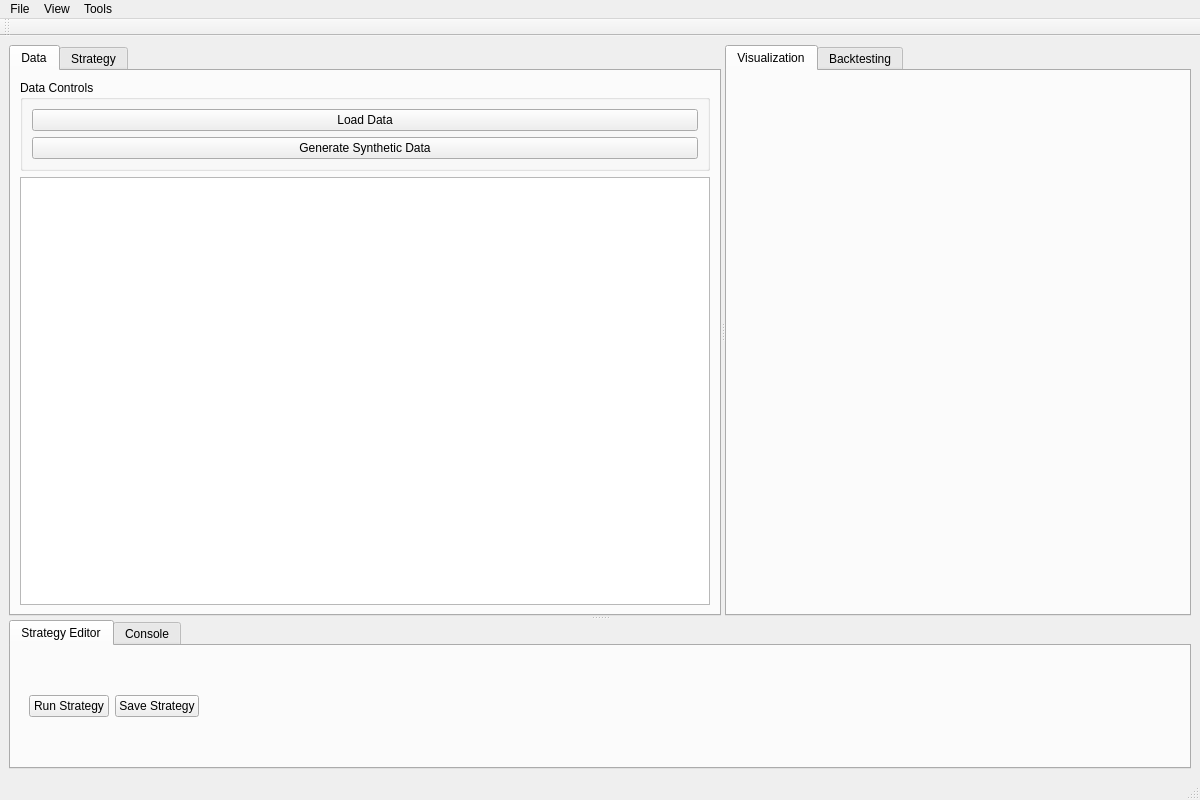
<?xml version="1.0" encoding="UTF-8"?>
<ui version="4.0">
 <class>MainWindow</class>
 <widget class="QMainWindow" name="MainWindow">
  <property name="geometry">
   <rect>
    <x>0</x>
    <y>0</y>
    <width>1200</width>
    <height>800</height>
   </rect>
  </property>
  <property name="windowTitle">
   <string>Synthetic Data Lab</string>
  </property>
  <widget class="QWidget" name="centralwidget">
   <layout class="QVBoxLayout" name="verticalLayout">
    <item>
     <widget class="QSplitter" name="vertical_splitter">
      <property name="orientation">
       <enum>Qt::Vertical</enum>
      </property>
      <!-- Top Section -->
      <widget class="QWidget" name="top_widget">
       <layout class="QVBoxLayout" name="top_layout">
        <item>
         <widget class="QSplitter" name="horizontal_splitter">
          <property name="orientation">
           <enum>Qt::Horizontal</enum>
          </property>
          <!-- Left Panel -->
          <widget class="QTabWidget" name="left_tab_widget">
           <property name="tabPosition">
            <enum>QTabWidget::North</enum>
           </property>
           <widget class="QWidget" name="data_tab">
            <attribute name="title">
             <string>Data</string>
            </attribute>
            <layout class="QVBoxLayout" name="data_layout">
             <item>
              <widget class="QGroupBox" name="data_controls">
               <property name="title">
                <string>Data Controls</string>
               </property>
               <layout class="QVBoxLayout" name="data_controls_layout">
                <item>
                 <widget class="QPushButton" name="load_data_btn">
                  <property name="text">
                   <string>Load Data</string>
                  </property>
                 </widget>
                </item>
                <item>
                 <widget class="QPushButton" name="generate_data_btn">
                  <property name="text">
                   <string>Generate Synthetic Data</string>
                  </property>
                 </widget>
                </item>
               </layout>
              </widget>
             </item>
             <item>
              <widget class="QTableView" name="data_table"/>
             </item>
            </layout>
           </widget>
           <widget class="QWidget" name="strategy_tab">
            <attribute name="title">
             <string>Strategy</string>
            </attribute>
            <layout class="QVBoxLayout" name="strategy_layout"/>
           </widget>
          </widget>
          <!-- Right Panel -->
          <widget class="QTabWidget" name="right_tab_widget">
           <widget class="QWidget" name="visualization_tab">
            <attribute name="title">
             <string>Visualization</string>
            </attribute>
            <layout class="QVBoxLayout" name="visualization_layout"/>
           </widget>
           <widget class="QWidget" name="backtest_tab">
            <attribute name="title">
             <string>Backtesting</string>
            </attribute>
            <layout class="QVBoxLayout" name="backtest_layout"/>
           </widget>
          </widget>
         </widget>
        </item>
       </layout>
      </widget>
      <!-- Bottom Section - Code Editor -->
      <widget class="QWidget" name="bottom_widget">
       <layout class="QVBoxLayout" name="bottom_layout">
        <item>
         <widget class="QTabWidget" name="editor_tab_widget">
          <property name="tabPosition">
           <enum>QTabWidget::North</enum>
          </property>
          <widget class="QWidget" name="editor_tab">
           <attribute name="title">
            <string>Strategy Editor</string>
           </attribute>
           <layout class="QVBoxLayout" name="editor_layout">
            <item>
             <widget class="QWidget" name="editor_toolbar" native="true">
              <layout class="QHBoxLayout" name="editor_toolbar_layout">
               <item>
                <widget class="QPushButton" name="run_strategy_btn">
                 <property name="text">
                  <string>Run Strategy</string>
                 </property>
                </widget>
               </item>
               <item>
                <widget class="QPushButton" name="save_strategy_btn">
                 <property name="text">
                  <string>Save Strategy</string>
                 </property>
                </widget>
               </item>
               <item>
                <spacer name="horizontalSpacer">
                 <property name="orientation">
                  <enum>Qt::Horizontal</enum>
                 </property>
                 <property name="sizeHint" stdset="0">
                  <size>
                   <width>40</width>
                   <height>20</height>
                  </size>
                 </property>
                </spacer>
               </item>
              </layout>
             </widget>
            </item>
           </layout>
          </widget>
          <widget class="QWidget" name="console_tab">
           <attribute name="title">
            <string>Console</string>
           </attribute>
           <layout class="QVBoxLayout" name="console_layout"/>
          </widget>
         </widget>
        </item>
       </layout>
      </widget>
     </widget>
    </item>
   </layout>
  </widget>
  <widget class="QMenuBar" name="menubar">
   <property name="geometry">
    <rect>
     <x>0</x>
     <y>0</y>
     <width>1200</width>
     <height>24</height>
    </rect>
   </property>
   <widget class="QMenu" name="menu_file">
    <property name="title">
     <string>File</string>
    </property>
    <addaction name="action_open"/>
    <addaction name="action_save"/>
    <addaction name="separator"/>
    <addaction name="action_exit"/>
   </widget>
   <widget class="QMenu" name="menu_view">
    <property name="title">
     <string>View</string>
    </property>
    <addaction name="action_toggle_console"/>
   </widget>
   <widget class="QMenu" name="menu_tools">
    <property name="title">
     <string>Tools</string>
    </property>
    <addaction name="action_settings"/>
   </widget>
   <addaction name="menu_file"/>
   <addaction name="menu_view"/>
   <addaction name="menu_tools"/>
  </widget>
  <widget class="QStatusBar" name="statusbar"/>
  <widget class="QToolBar" name="toolBar">
   <property name="windowTitle">
    <string>toolBar</string>
   </property>
   <attribute name="toolBarArea">
    <enum>TopToolBarArea</enum>
   </attribute>
   <attribute name="toolBarBreak">
    <bool>false</bool>
   </attribute>
  </widget>
  <action name="action_open">
   <property name="text">
    <string>Open</string>
   </property>
  </action>
  <action name="action_save">
   <property name="text">
    <string>Save</string>
   </property>
  </action>
  <action name="action_exit">
   <property name="text">
    <string>Exit</string>
   </property>
  </action>
  <action name="action_toggle_console">
   <property name="text">
    <string>Toggle Console</string>
   </property>
  </action>
  <action name="action_settings">
   <property name="text">
    <string>Settings</string>
   </property>
  </action>
 </widget>
 <resources/>
 <connections/>
</ui>
